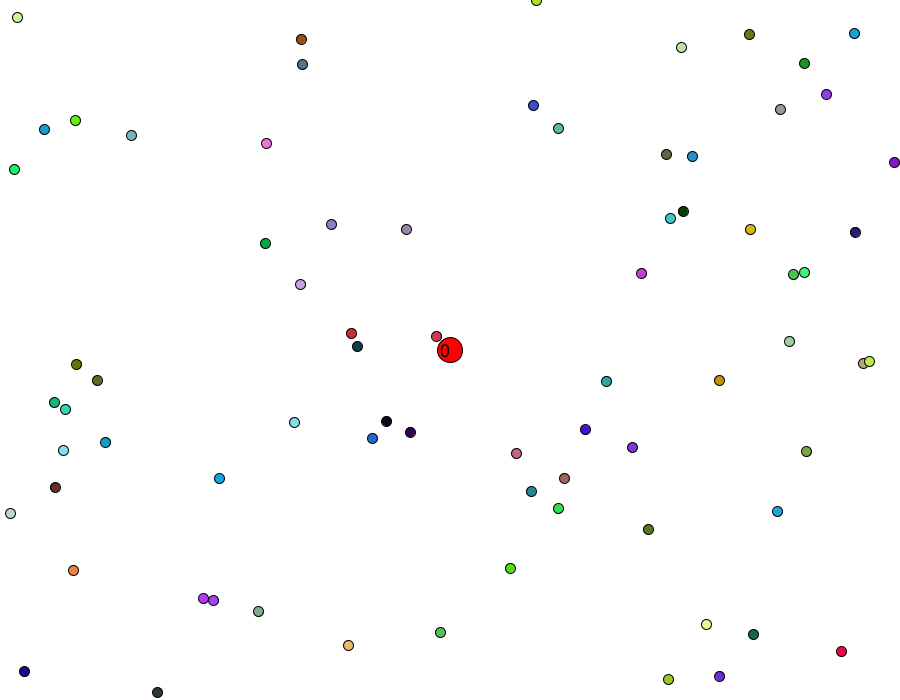
Frame 1 (no input)
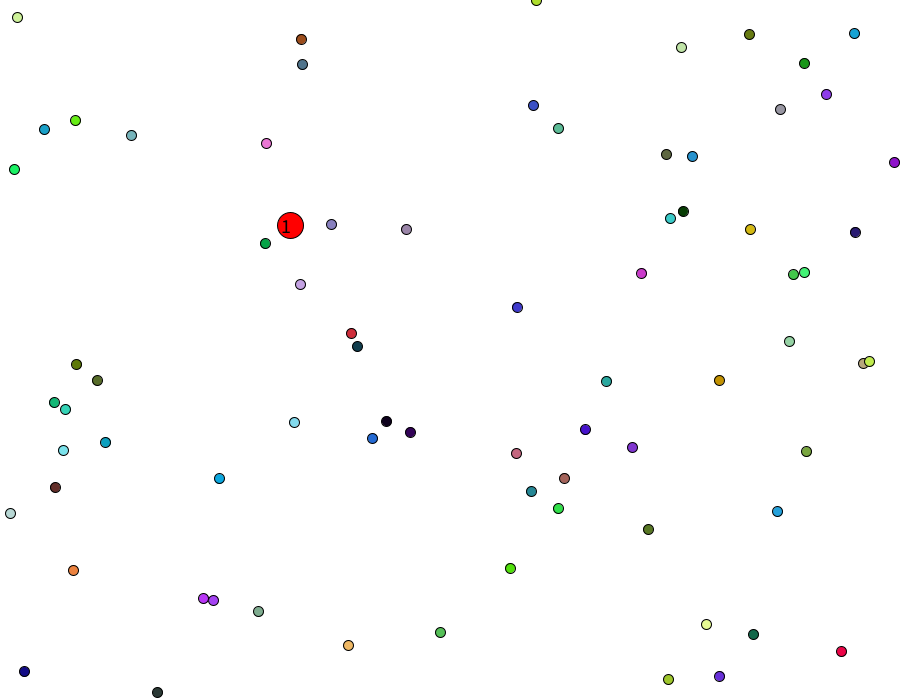
Frame 60 (the mouse pressed at the canvas centre just before this capture)
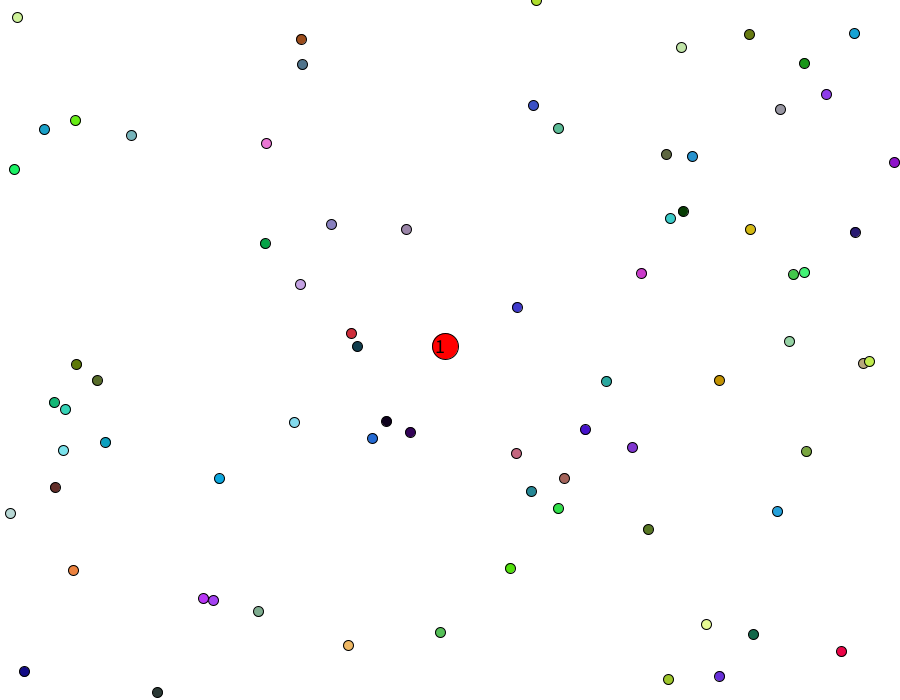
Frame 120 (the mouse held since frame 60 and released just before this capture)

The Processing sketch that drew these frames (run headless with seeded random() and noise(); from frame 60 on, the mouse is pressed at the canvas centre):

// Processing sketch: main
// ── main.pde
ArrayList<Player> player = new ArrayList<Player>();
color playerColor;
ArrayList<Fruit> fruits = new ArrayList<Fruit>();
float zoom = 1;
float nbFruit = 75/zoom;


void keyPressed() {
  if (keyCode == 32) {
    float playerSize = player.size();
    println(playerSize);
    for (int i = 0; i < playerSize; i++) {
      player.get(i).splitPlayer();
    }
  }
}

public void createFruit() {
  color fruitColor = color(random(0, 255), random(0, 255), random(0, 255));
  float randX = random(0, width/zoom);
  float randY = random(0, height/zoom);
  fruits.add(new Fruit(randX, randY, 10, fruitColor));
}

void setup() {
  size(900, 700);

  playerColor = color(255, 0, 0);
  player.add(new Player(width/2, height/2, 25, playerColor));

  for (int i = 0; i < nbFruit; i++) {
    createFruit();
  }
}

void draw() {
  scale(zoom);
  background(255);
  for (int i = 0; i < fruits.size(); i++) {
    fruits.get(i).render();
    fruits.get(i).update();
  }
  for (int i = 0; i < player.size(); i++) {
    player.get(i).render();
    player.get(i).update();
    player.get(i).targetMouse();
    //player.get(i).collideEachOther();
  }
  //println(frameRate);
}
// ── Fruit.pde
public class Fruit {
  public PVector pos;
  private float radius;
  private color fruitColor;

  public Fruit(float x, float y, float radius, color c) {
    pos = new PVector(x, y);
    this.radius = radius;
    this.fruitColor = c;
  }

  public void update() {
    this.ate();
  }

  public void render() {
    fill(this.fruitColor);
    ellipse(this.pos.x, this.pos.y, this.radius, this.radius);
  }

  public void ate() {
    for (int i = 0; i < player.size(); i++) {
      float dx = this.pos.x - player.get(i).pos.x;
      float dy = this.pos.y - player.get(i).pos.y;
      float distance = sqrt(dx*dx + dy*dy);
      if (distance < this.radius/2 + player.get(i).radius/2) {
        player.get(i).scoreBullet++;
        this.destroy();
        player.get(i).changeRadius();
        this.respawn();
      }
    }
  }

  public void destroy() {
    fruits.remove(this);
  }

  public void respawn() {
    createFruit();
  }
}
// ── Player.pde
public class Player {
  public PVector pos;
  public PVector vel = new PVector(1, 0);
  public float radius;
  public color colorPlayer;
  public float speed;
  public int scoreBullet = 0;

  public Player(float x, float y, float radius, color c) {
    pos = new PVector(x, y);
    this.radius = radius;
    this.colorPlayer = c;
  }

  public void update() {
    pos.add(vel);
  }

  public void render() {
    fill(this.colorPlayer);
    ellipse(this.pos.x, this.pos.y, this.radius, this.radius);
    fill(0);
    textSize(20);
    text(this.scoreBullet,this.pos.x - 10,this.pos.y + 7);
  }

  public void targetMouse() {
    PVector mouse = new PVector(mouseX/zoom, mouseY/zoom);
    speed = 1/(this.radius/100);
    if (speed < 1.3) {
      speed = 1.3;
    }else if(speed > 3.5){
      speed = 3.5;
    }
    this.vel = mouse.sub(pos);
    this.vel.normalize();
    this.vel.mult(speed);
    println(speed);
  }

  public void changeRadius() {
    this.radius += 1;
  }

  public void collideEachOther() {
    for (int i = 0; i < player.size(); i++) {
      float dx = this.pos.x - player.get(i).pos.x;
      float dy = this.pos.y - player.get(i).pos.y;
      float distance = sqrt(dx*dx + dy*dy);
      if (player.get(i) != this && distance < this.radius/2 + player.get(i).radius/2) {
        this.vel.mult(0);
      } 
    }
  }

  public void splitPlayer() {
    player.add(new Player(this.pos.x - random(-70, 70), this.pos.y - random(-70, 70), this.radius/2, this.colorPlayer));
    player.add(new Player(this.pos.x - random(-70, 70), this.pos.y - random(-70, 70), this.radius/2, this.colorPlayer));
    player.remove(this);
  }
}
